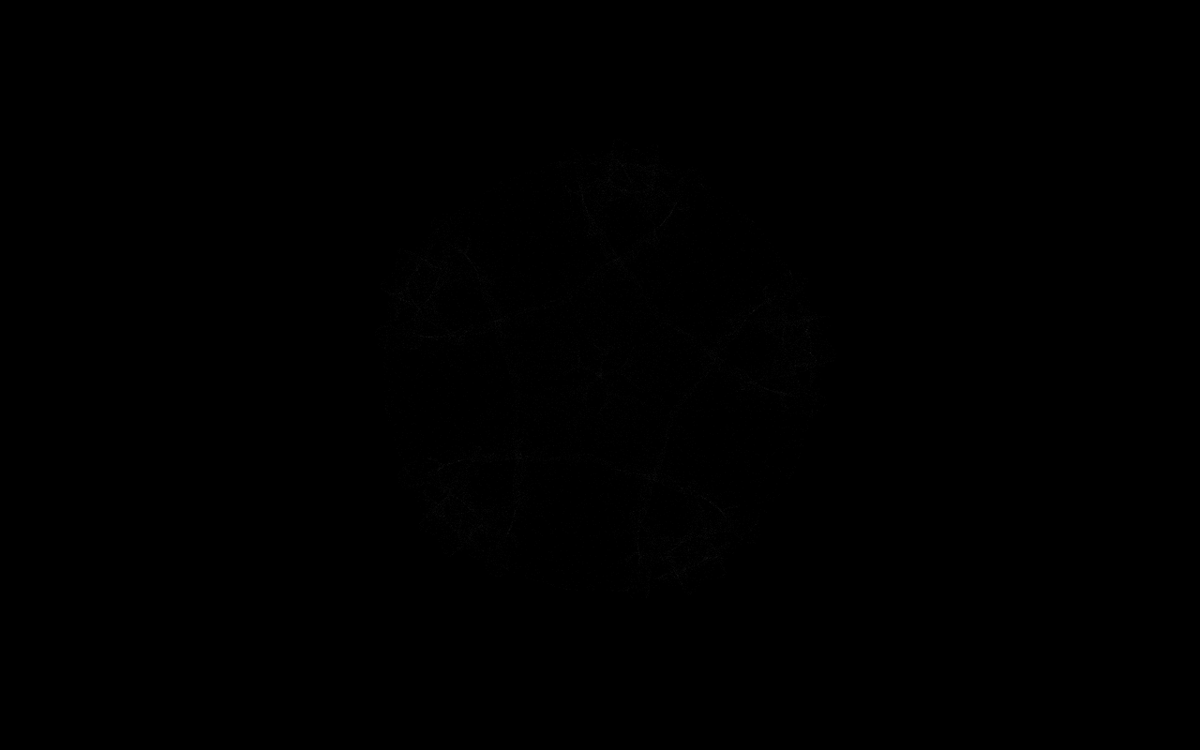
Frame 1 (no input)
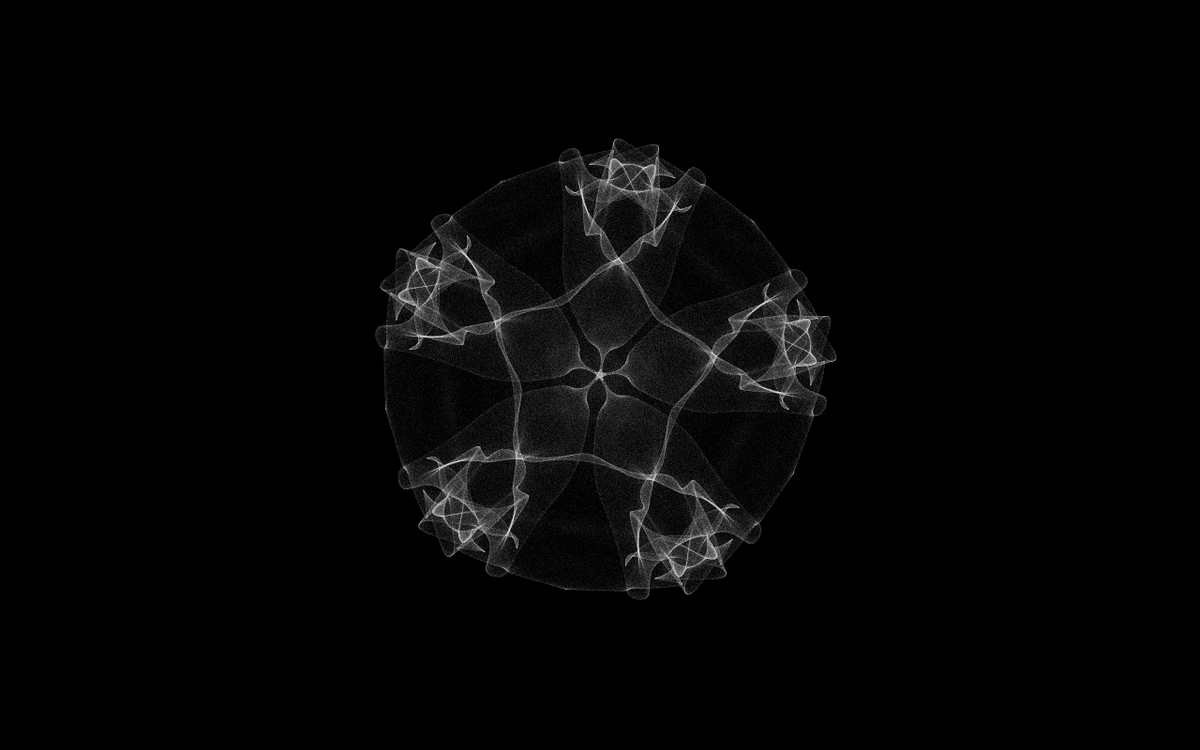
Frame 60 (the mouse pressed at the canvas centre just before this capture)
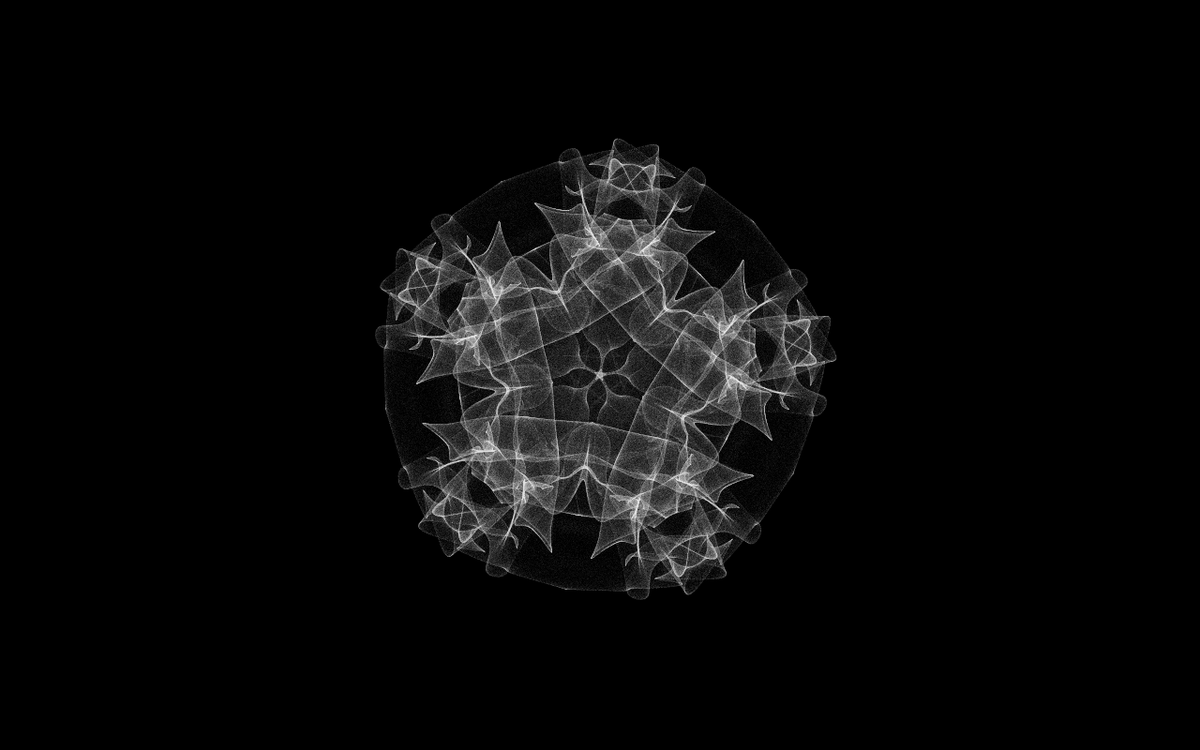
Frame 120 (the mouse held since frame 60 and released just before this capture)

The Processing sketch that drew these frames (run headless with seeded random() and noise(); from frame 60 on, the mouse is pressed at the canvas centre):

// Processing sketch: noise_symmetry
// ── noise_symmetry.pde
//Original work by muzikermammoth at https://www.openprocessing.org/sketch/550605
//Rewritten by Undercurrent

int num=5;
float x,y,xx,yy;
float rx=1;
float ry=1;
float seed=0;

void setup(){
  size(1280,800);
  background(0);
  stroke(255,5);
}

void draw(){
  translate(width/2,height/2);
  rotate(-PI/2);
  for(int i=0;i<5000;i++){
    for(int r=1;r<=num;r++){
      x=random(-1,rx);
      y=random(-1,ry);
      
      xx=map(noise(x,y,seed),0,1,-200,400);
      yy=map(noise(y,x,seed),0,1,-200,400);
      
      pushMatrix();

      rotate(r*TWO_PI/num);
  
      point(xx,yy);
      popMatrix();
    }
  }
  if(frameCount%200==0){
    rx++;
  }
  if(frameCount%100==0){
    ry++;
  }
}

void mousePressed(){
  background(0);
  rx=1;
  ry=1;
  seed=random(100);

}
